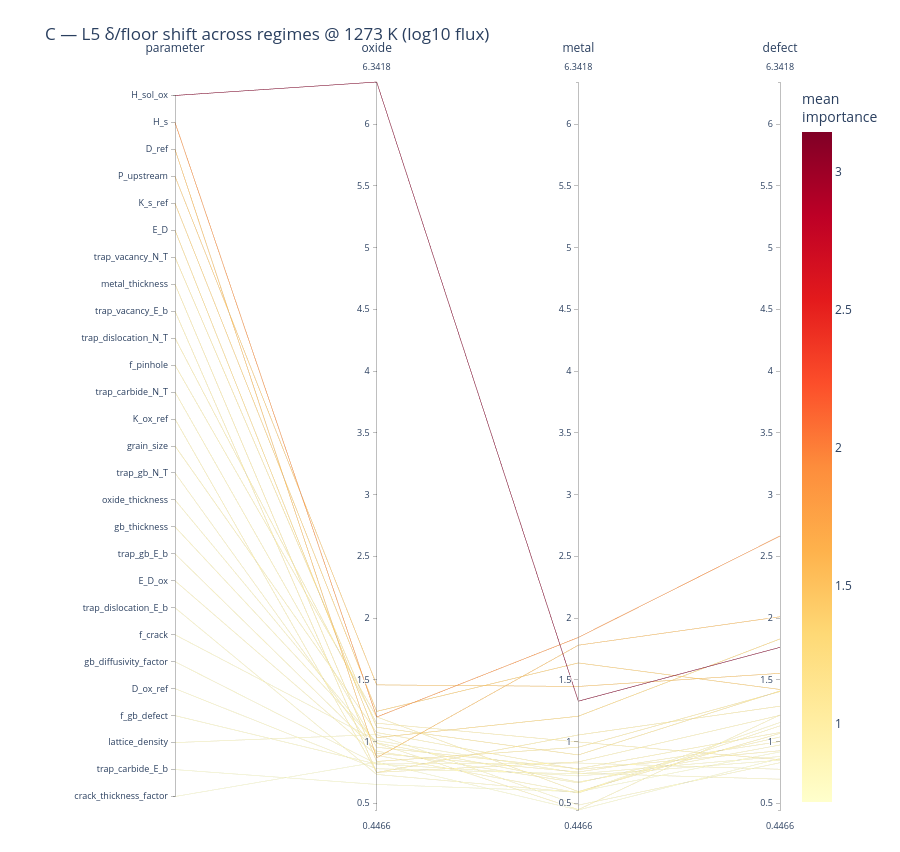

Write notebook code for a chart like this one.
### Markdown cell above
## C — δ/floor sensitivity shift across regimes

Each line is a **parameter**; axes are the three regimes; height = its **`delta_over_floor`**
for log10(flux). Steeply sloped lines are parameters whose importance changes between regimes.
Colour = mean importance.

Read the 1.0 level as the noise floor: a parameter sitting near or below it in every column is
not resolved anywhere, and its slope is noise rather than physics.

### Code cell
# parameter x regime matrix of delta_over_floor at T_SHOW
matC = (routeB_T[routeB_T.metric == 'flux']
        .pivot(index='parameter', columns='regime', values='delta_over_floor')
        .reset_index())
matC = matC[['parameter'] + [r for r in REGIMES if r in matC.columns]]

figC = parallel_coordinates_sensitivity(
    matC, regimes=tuple(REGIMES),
    title=f'C — L5 δ/floor shift across regimes @ {T_SHOW} K (log10 flux)',
    save_html=os.path.join(FIG_DIR, 'pcp_C_sensitivity.html'))
print("floors at this temperature:")
print(routeB_T[routeB_T.metric == 'flux'].groupby('regime')['floor'].first().round(4).to_string())
figC

### Figure 1 — Plotly figure (JSON) as saved in the notebook; plotly's stock layout.template omitted (floating-point values rounded to 4 significant figures)
{"data": [{"dimensions": [{"label": "parameter", "range": [-0.5, 26.5], "ticktext": ["H_sol_ox", "H_s", "D_ref", "P_upstream", "K_s_ref", "E_D", "trap_vacancy_N_T", "metal_thickness", "trap_vacancy_E_b", "trap_dislocation_N_T", "f_pinhole", "trap_carbide_N_T", "K_ox_ref", "grain_size", "trap_gb_N_T", "oxide_thickness", "gb_thickness", "trap_gb_E_b", "E_D_ox", "trap_dislocation_E_b", "f_crack", "gb_diffusivity_factor", "D_ox_ref", "f_gb_defect", "lattice_density", "trap_carbide_E_b", "crack_thickness_factor"], "tickvals": [26, 25, 24, 23, 22, 21, 20, 19, 18, 17, 16, 15, 14, 13, 12, 11, 10, 9, 8, 7, 6, 5, 4, 3, 2, 1, 0], "values": [26, 25, 24, 23, 22, 21, 20, 19, 18, 17, 16, 15, 14, 13, 12, 11, 10, 9, 8, 7, 6, 5, 4, 3, 2, 1, 0]}, {"label": "oxide", "range": [0.4466, 6.342], "values": [6.342, 1.199, 0.8695, 1.46, 1.245, 1.032, 1.117, 0.8396, 0.7497, 1.149, 1.201, 0.955, 0.7516, 1.074, 0.9057, 0.9877, 0.9907, 0.9226, 0.8896, 0.7346, 1.009, 0.8196, 0.7806, 0.8181, 1.057, 0.6535, 0.8342]}, {"label": "metal", "range": [0.4466, 6.342], "values": [1.328, 1.844, 1.781, 1.447, 1.637, 1.206, 0.8924, 0.9552, 1.054, 0.9974, 0.5959, 0.7812, 0.8361, 0.7753, 0.7542, 0.45, 0.6728, 0.6666, 0.5845, 0.5882, 0.7453, 0.8269, 0.7395, 0.7226, 0.4863, 0.5942, 0.4466]}, {"label": "defect", "range": [0.4466, 6.342], "values": [1.764, 2.665, 2.012, 1.553, 1.423, 1.832, 1.411, 1.406, 1.287, 0.8543, 1.067, 1.075, 1.213, 0.9267, 1.001, 1.216, 0.9728, 1.038, 1.128, 1.155, 0.6961, 0.7766, 0.8798, 0.8502, 0.8294, 0.9173, 0.8637]}], "labelangle": 0, "labelfont": {"size": 12}, "labelside": "top", "line": {"color": [3.144, 1.903, 1.554, 1.487, 1.435, 1.357, 1.14, 1.067, 1.03, 1.0, 0.9546, 0.937, 0.9336, 0.9254, 0.887, 0.8845, 0.8788, 0.8757, 0.8673, 0.8261, 0.8167, 0.8077, 0.8, 0.797, 0.791, 0.7217, 0.7148], "colorbar": {"title": {"text": "mean<br>importance"}}, "colorscale": [[0.0, "rgb(255,255,204)"], [0.125, "rgb(255,237,160)"], [0.25, "rgb(254,217,118)"], [0.375, "rgb(254,178,76)"], [0.5, "rgb(253,141,60)"], [0.625, "rgb(252,78,42)"], [0.75, "rgb(227,26,28)"], [0.875, "rgb(189,0,38)"], [1.0, "rgb(128,0,38)"]], "showscale": true}, "rangefont": {"size": 9}, "tickfont": {"size": 9}, "type": "parcoords"}], "layout": {"font": {"size": 12}, "height": 852, "margin": {"b": 40, "l": 175, "r": 120, "t": 80}, "title": {"text": "C — L5 δ/floor shift across regimes @ 1273 K (log10 flux)"}}}
